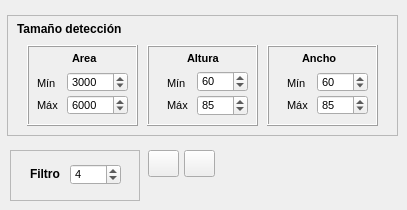
    <widget class="QWidget" name="tab_5">
     <attribute name="title">
      <string>Tablero</string>
     </attribute>
     <widget class="QFrame" name="frame_17">
      <property name="geometry">
       <rect>
        <x>7</x>
        <y>15</y>
        <width>391</width>
        <height>121</height>
       </rect>
      </property>
      <property name="frameShape">
       <enum>QFrame::StyledPanel</enum>
      </property>
      <property name="frameShadow">
       <enum>QFrame::Plain</enum>
      </property>
      <widget class="QLabel" name="label_36">
       <property name="geometry">
        <rect>
         <x>10</x>
         <y>5</y>
         <width>131</width>
         <height>17</height>
        </rect>
       </property>
       <property name="font">
        <font>
         <weight>75</weight>
         <bold>true</bold>
        </font>
       </property>
       <property name="text">
        <string>Tamaño detección</string>
       </property>
      </widget>
      <widget class="QFrame" name="frame_18">
       <property name="geometry">
        <rect>
         <x>20</x>
         <y>30</y>
         <width>111</width>
         <height>81</height>
        </rect>
       </property>
       <property name="frameShape">
        <enum>QFrame::Box</enum>
       </property>
       <property name="frameShadow">
        <enum>QFrame::Raised</enum>
       </property>
       <widget class="QLabel" name="label_37">
        <property name="geometry">
         <rect>
          <x>10</x>
          <y>30</y>
          <width>31</width>
          <height>17</height>
         </rect>
        </property>
        <property name="font">
         <font>
          <pointsize>8</pointsize>
         </font>
        </property>
        <property name="text">
         <string>Mín</string>
        </property>
       </widget>
       <widget class="QLabel" name="label_38">
        <property name="geometry">
         <rect>
          <x>10</x>
          <y>50</y>
          <width>31</width>
          <height>20</height>
         </rect>
        </property>
        <property name="font">
         <font>
          <pointsize>8</pointsize>
         </font>
        </property>
        <property name="text">
         <string>Máx</string>
        </property>
       </widget>
       <widget class="QLabel" name="label_41">
        <property name="geometry">
         <rect>
          <x>45</x>
          <y>5</y>
          <width>31</width>
          <height>17</height>
         </rect>
        </property>
        <property name="font">
         <font>
          <pointsize>8</pointsize>
          <weight>75</weight>
          <bold>true</bold>
         </font>
        </property>
        <property name="text">
         <string>Area</string>
        </property>
       </widget>
       <widget class="QSpinBox" name="areaMin">
        <property name="geometry">
         <rect>
          <x>40</x>
          <y>27</y>
          <width>61</width>
          <height>20</height>
         </rect>
        </property>
        <property name="font">
         <font>
          <pointsize>8</pointsize>
         </font>
        </property>
        <property name="maximum">
         <number>15000</number>
        </property>
        <property name="value">
         <number>3000</number>
        </property>
       </widget>
       <widget class="QSpinBox" name="areaMax">
        <property name="geometry">
         <rect>
          <x>40</x>
          <y>50</y>
          <width>61</width>
          <height>20</height>
         </rect>
        </property>
        <property name="font">
         <font>
          <pointsize>8</pointsize>
         </font>
        </property>
        <property name="maximum">
         <number>15000</number>
        </property>
        <property name="value">
         <number>6000</number>
        </property>
       </widget>
      </widget>
      <widget class="QFrame" name="frame_19">
       <property name="geometry">
        <rect>
         <x>140</x>
         <y>30</y>
         <width>111</width>
         <height>81</height>
        </rect>
       </property>
       <property name="frameShape">
        <enum>QFrame::Box</enum>
       </property>
       <property name="frameShadow">
        <enum>QFrame::Raised</enum>
       </property>
       <widget class="QLabel" name="label_42">
        <property name="geometry">
         <rect>
          <x>20</x>
          <y>30</y>
          <width>31</width>
          <height>17</height>
         </rect>
        </property>
        <property name="font">
         <font>
          <pointsize>8</pointsize>
         </font>
        </property>
        <property name="text">
         <string>Mín</string>
        </property>
       </widget>
       <widget class="QLabel" name="label_43">
        <property name="geometry">
         <rect>
          <x>20</x>
          <y>50</y>
          <width>31</width>
          <height>20</height>
         </rect>
        </property>
        <property name="font">
         <font>
          <pointsize>8</pointsize>
         </font>
        </property>
        <property name="text">
         <string>Máx</string>
        </property>
       </widget>
       <widget class="QLabel" name="label_44">
        <property name="geometry">
         <rect>
          <x>40</x>
          <y>5</y>
          <width>41</width>
          <height>17</height>
         </rect>
        </property>
        <property name="font">
         <font>
          <pointsize>8</pointsize>
          <weight>75</weight>
          <bold>true</bold>
         </font>
        </property>
        <property name="text">
         <string>Altura</string>
        </property>
       </widget>
       <widget class="QSpinBox" name="hMin">
        <property name="geometry">
         <rect>
          <x>50</x>
          <y>26</y>
          <width>51</width>
          <height>21</height>
         </rect>
        </property>
        <property name="font">
         <font>
          <pointsize>8</pointsize>
         </font>
        </property>
        <property name="maximum">
         <number>1000</number>
        </property>
        <property name="value">
         <number>60</number>
        </property>
       </widget>
       <widget class="QSpinBox" name="hMax">
        <property name="geometry">
         <rect>
          <x>50</x>
          <y>50</y>
          <width>51</width>
          <height>21</height>
         </rect>
        </property>
        <property name="font">
         <font>
          <pointsize>8</pointsize>
         </font>
        </property>
        <property name="maximum">
         <number>1000</number>
        </property>
        <property name="value">
         <number>85</number>
        </property>
       </widget>
      </widget>
      <widget class="QFrame" name="frame_20">
       <property name="geometry">
        <rect>
         <x>260</x>
         <y>30</y>
         <width>111</width>
         <height>81</height>
        </rect>
       </property>
       <property name="frameShape">
        <enum>QFrame::Box</enum>
       </property>
       <property name="frameShadow">
        <enum>QFrame::Raised</enum>
       </property>
       <widget class="QLabel" name="label_45">
        <property name="geometry">
         <rect>
          <x>20</x>
          <y>30</y>
          <width>31</width>
          <height>17</height>
         </rect>
        </property>
        <property name="font">
         <font>
          <pointsize>8</pointsize>
         </font>
        </property>
        <property name="text">
         <string>Mín</string>
        </property>
       </widget>
       <widget class="QLabel" name="label_46">
        <property name="geometry">
         <rect>
          <x>20</x>
          <y>50</y>
          <width>31</width>
          <height>20</height>
         </rect>
        </property>
        <property name="font">
         <font>
          <pointsize>8</pointsize>
         </font>
        </property>
        <property name="text">
         <string>Máx</string>
        </property>
       </widget>
       <widget class="QLabel" name="label_47">
        <property name="geometry">
         <rect>
          <x>35</x>
          <y>5</y>
          <width>41</width>
          <height>17</height>
         </rect>
        </property>
        <property name="font">
         <font>
          <pointsize>8</pointsize>
          <weight>75</weight>
          <bold>true</bold>
         </font>
        </property>
        <property name="text">
         <string>Ancho</string>
        </property>
       </widget>
       <widget class="QSpinBox" name="wMin">
        <property name="geometry">
         <rect>
          <x>50</x>
          <y>27</y>
          <width>51</width>
          <height>20</height>
         </rect>
        </property>
        <property name="font">
         <font>
          <pointsize>8</pointsize>
         </font>
        </property>
        <property name="maximum">
         <number>1000</number>
        </property>
        <property name="value">
         <number>60</number>
        </property>
       </widget>
       <widget class="QSpinBox" name="wMax">
        <property name="geometry">
         <rect>
          <x>50</x>
          <y>50</y>
          <width>51</width>
          <height>20</height>
         </rect>
        </property>
        <property name="font">
         <font>
          <pointsize>8</pointsize>
         </font>
        </property>
        <property name="maximum">
         <number>1000</number>
        </property>
        <property name="value">
         <number>85</number>
        </property>
       </widget>
      </widget>
     </widget>
     <widget class="QFrame" name="frame_21">
      <property name="geometry">
       <rect>
        <x>10</x>
        <y>150</y>
        <width>130</width>
        <height>51</height>
       </rect>
      </property>
      <property name="frameShape">
       <enum>QFrame::StyledPanel</enum>
      </property>
      <property name="frameShadow">
       <enum>QFrame::Plain</enum>
      </property>
      <widget class="QLabel" name="label_48">
       <property name="geometry">
        <rect>
         <x>20</x>
         <y>15</y>
         <width>31</width>
         <height>17</height>
        </rect>
       </property>
       <property name="font">
        <font>
         <weight>75</weight>
         <bold>true</bold>
        </font>
       </property>
       <property name="text">
        <string>Filtro</string>
       </property>
      </widget>
      <widget class="QSpinBox" name="threshDetect">
       <property name="geometry">
        <rect>
         <x>60</x>
         <y>14</y>
         <width>51</width>
         <height>21</height>
        </rect>
       </property>
       <property name="font">
        <font>
         <pointsize>8</pointsize>
        </font>
       </property>
       <property name="maximum">
        <number>15</number>
       </property>
       <property name="value">
        <number>4</number>
       </property>
      </widget>
     </widget>
     <widget class="QPushButton" name="botSaveTablero">
      <property name="geometry">
       <rect>
        <x>184</x>
        <y>150</y>
        <width>31</width>
        <height>27</height>
       </rect>
      </property>
      <property name="text">
       <string/>
      </property>
      <property name="icon">
       <iconset>
        <normaloff>../src/botSave.png</normaloff>../src/botSave.png</iconset>
      </property>
     </widget>
     <widget class="QPushButton" name="botReloadTablero">
      <property name="geometry">
       <rect>
        <x>148</x>
        <y>150</y>
        <width>31</width>
        <height>27</height>
       </rect>
      </property>
      <property name="text">
       <string/>
      </property>
      <property name="icon">
       <iconset>
        <normaloff>reanudar-04.png</normaloff>reanudar-04.png</iconset>
      </property>
     </widget>
    </widget>
